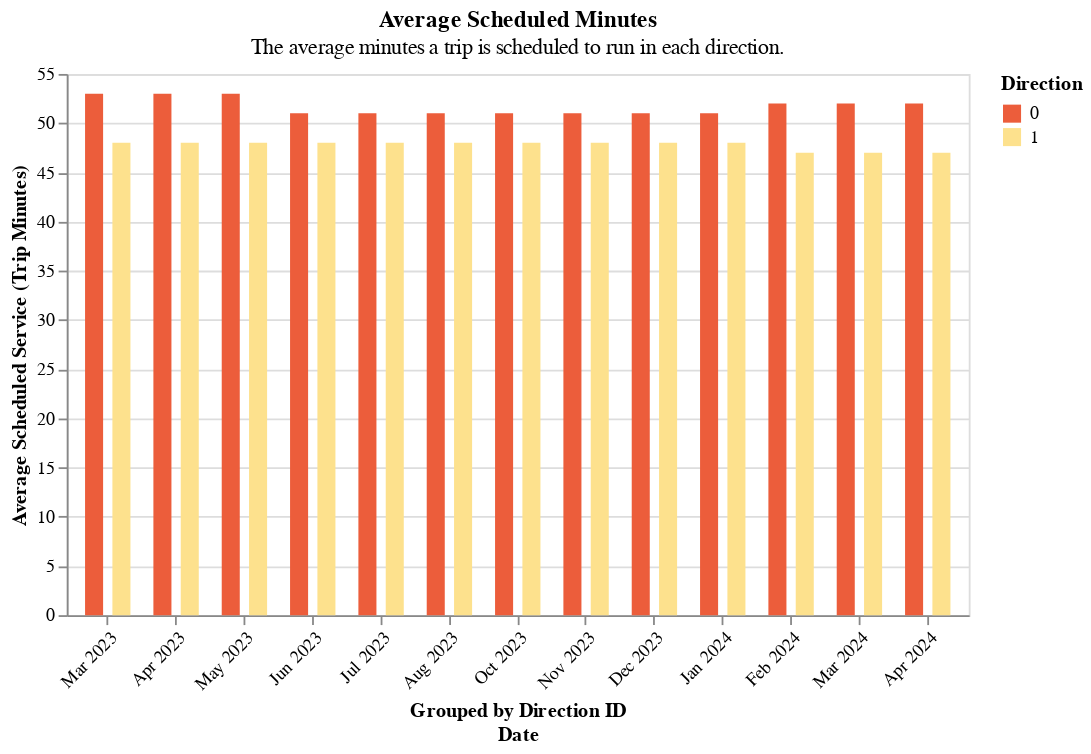

Here is the notebook cell this chart was saved with:
### Code cell
grouped_bar_chart(
    df=one_route_all_day,
    color_col="Direction",
    y_col="Average Scheduled Service (trip minutes)",
    offset_col="Direction",
    title=readable_dict["avg_scheduled_min_graph"]["title"],
    subtitle=readable_dict["avg_scheduled_min_graph"]["subtitle"],
)
